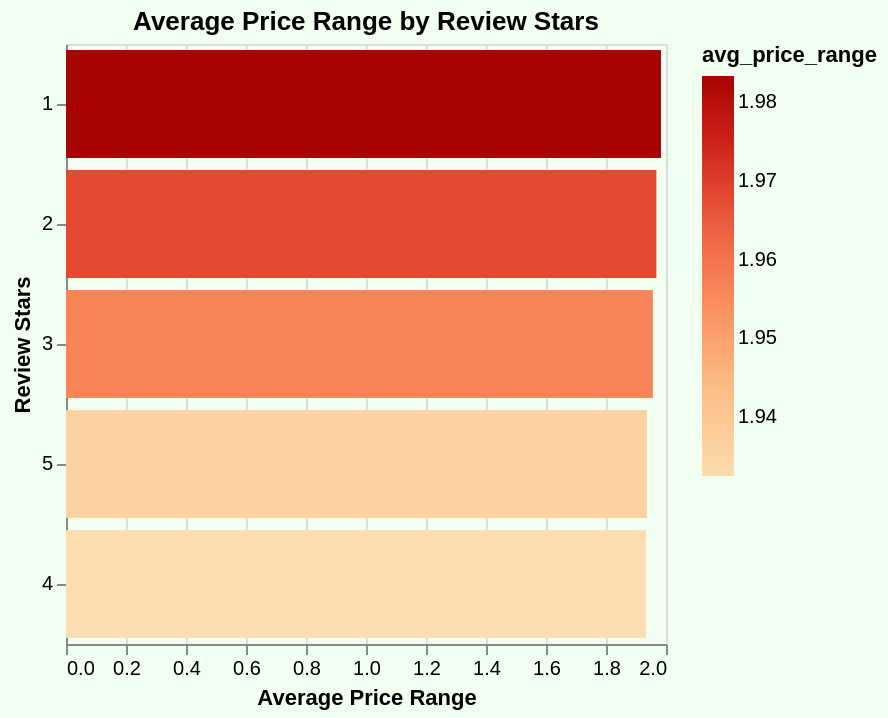

Source (Vega-Lite JSON):
### Vega-Lite specification from a JSON file in a GitHub repository (floating-point values rounded to 4 significant figures)
{"config": {"view": {"continuousWidth": 300, "continuousHeight": 300}}, "data": {"name": "data-0882a62f146fcb83602a6b8e378c8072"}, "mark": {"type": "bar"}, "background": "#f0fff0", "encoding": {"color": {"field": "avg_price_range", "scale": {"scheme": "orangered"}, "type": "quantitative"}, "tooltip": [{"field": "avg_price_range", "type": "quantitative"}, {"field": "count_reviews", "type": "quantitative"}], "x": {"field": "avg_price_range", "title": "Average Price Range", "type": "quantitative"}, "y": {"field": "review_stars", "sort": "-x", "title": "Review Stars", "type": "ordinal"}}, "height": 300, "title": "Average Price Range by Review Stars", "width": "container", "$schema": "https://vega.github.io/schema/vega-lite/v5.17.0.json", "datasets": {"data-0882a62f146fcb83602a6b8e378c8072": [{"review_stars": 1, "avg_price_range": 1.983, "count_reviews": 42755}, {"review_stars": 2, "avg_price_range": 1.968, "count_reviews": 25526}, {"review_stars": 3, "avg_price_range": 1.956, "count_reviews": 37121}, {"review_stars": 5, "avg_price_range": 1.936, "count_reviews": 326022}, {"review_stars": 4, "avg_price_range": 1.933, "count_reviews": 93315}]}}
